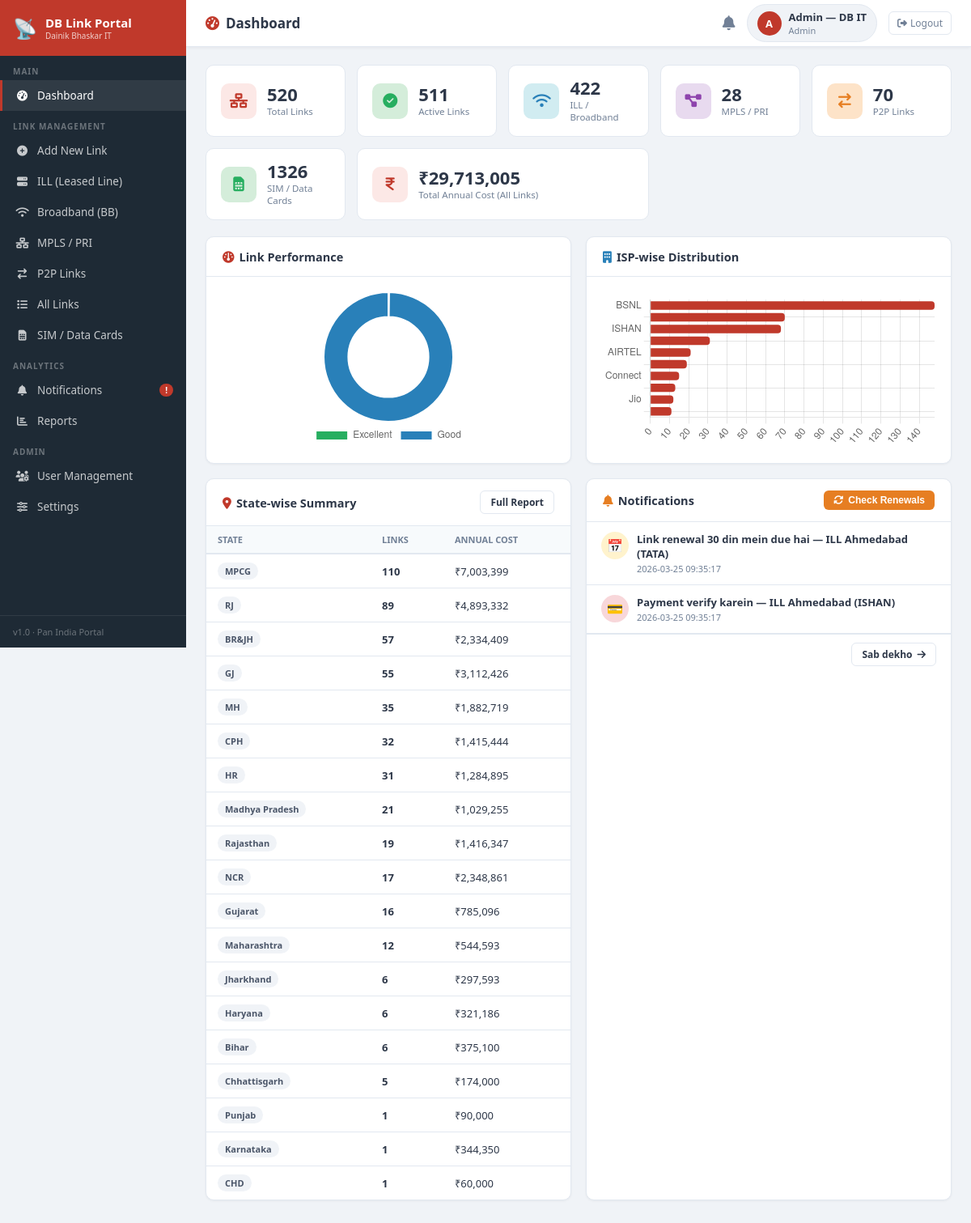
The app's page /dashboard (signed in) with its own data.
### tables this page shows
CREATE TABLE notifications (
    id INTEGER PRIMARY KEY AUTOINCREMENT,
    link_id INTEGER DEFAULT 0,
    message TEXT NOT NULL,
    type TEXT DEFAULT 'info',
    is_read INTEGER DEFAULT 0,
    state TEXT DEFAULT '',
    created_at TEXT DEFAULT (datetime('now','localtime'))
);

### app.py (the view)
@app.route('/dashboard')
@login_required
def dashboard():
    db = get_db()
    where, params = get_state_filter()
    aw = and_where(where)
    stats = {
        'total':  qone(db, f'SELECT COUNT(*) FROM links {where}', params),
        'active': qone(db, f'SELECT COUNT(*) FROM links {where} {aw} link_status=?', params+['Active']),
        'cost':   qone(db, f'SELECT COALESCE(SUM(yearly_cost),0) FROM links {where}', params),
        'ill':    qone(db, f'SELECT COUNT(*) FROM links {where} {aw} category=?', params+['ILL/BB']),
        'mpls':   qone(db, f'SELECT COUNT(*) FROM links {where} {aw} category=?', params+['MPLS/PRI']),
        'p2p':    qone(db, f'SELECT COUNT(*) FROM links {where} {aw} category=?', params+['P2P']),
        'sim':    qone(db, 'SELECT COUNT(*) FROM sim_cards'),
    }
    perf_data = {r['performance']: r['cnt'] for r in
                 db.execute(f'SELECT performance, COUNT(*) as cnt FROM links {where} GROUP BY performance', params).fetchall()}
    isp_rows   = rows_to_dicts(db.execute(f'SELECT isp_name, COUNT(*) as cnt FROM links {where} GROUP BY isp_name ORDER BY cnt DESC LIMIT 10', params).fetchall())
    state_rows = rows_to_dicts(db.execute('SELECT state, COUNT(*) as cnt, COALESCE(SUM(yearly_cost),0) as cost FROM links GROUP BY state ORDER BY cnt DESC').fetchall())
    nw, np = 'WHERE is_read=0', []
    if session.get('role')=='engineer' and session.get('state'):
        nw += ' AND state=?'; np.append(session['state'])
    notifs = db.execute(f'SELECT * FROM notifications {nw} ORDER BY created_at DESC LIMIT 8', np).fetchall()
    db.close()
    return render_template('dashboard.html', stats=stats, perf_data=perf_data,
                           isp_rows=isp_rows, state_rows=state_rows, notifs=notifs)

### app.py (called while the page is built)
def get_db():
    conn = sqlite3.connect(DB_PATH)
    conn.row_factory = sqlite3.Row
    return conn

def qone(conn, sql, params=()):
    row = conn.execute(sql, list(params)).fetchone()
    return row[0] if row else 0

def rows_to_dicts(rows):
    return [dict(r) for r in rows]

def and_where(w):
    return 'AND' if w else 'WHERE'

def get_state_filter():
    if session.get('role') == 'engineer' and session.get('state'):
        return 'WHERE state=?', [session['state']]
    return '', []

def login_required(f):
    @functools.wraps(f)
    def w(*a,**k):
        if 'user_id' not in session: return redirect(url_for('login'))
        return f(*a,**k)
    return w

### templates/dashboard.html (shortened to what this page needs)
{% extends 'base.html' %}
{% block page_title %}<i class="fas fa-gauge-high" style="color:var(--red);margin-right:8px"></i>Dashboard{% endblock %}
{% block content %}
<div class="stat-grid">
  <div class="stat-card">
    <div class="stat-icon" style="background:#fce8e6"><i class="fas fa-network-wired" style="color:var(--red)"></i></div>
    <div><div class="stat-val">{{ stats.total }}</div><div class="stat-lbl">Total Links</div></div>
  </div>
  <div class="stat-card">
    <div class="stat-icon" style="background:#d4edda"><i class="fas fa-circle-check" style="color:var(--green)"></i></div>
    <div><div class="stat-val">{{ stats.active }}</div><div class="stat-lbl">Active Links</div></div>
  </div>
  <div class="stat-card">
    <div class="stat-icon" style="background:#d1ecf1"><i class="fas fa-wifi" style="color:var(--blue)"></i></div>
    <div><div class="stat-val">{{ stats.ill }}</div><div class="stat-lbl">ILL / Broadband</div></div>
  </div>
  <div class="stat-card">
    <div class="stat-icon" style="background:#e8daef"><i class="fas fa-project-diagram" style="color:var(--purple)"></i></div>
    <div><div class="stat-val">{{ stats.mpls }}</div><div class="stat-lbl">MPLS / PRI</div></div>
  </div>
  <div class="stat-card">
    <div class="stat-icon" style="background:#fde3c8"><i class="fas fa-arrow-right-arrow-left" style="color:var(--orange)"></i></div>
    <div><div class="stat-val">{{ stats.p2p }}</div><div class="stat-lbl">P2P Links</div></div>
  </div>
  <div class="stat-card">
    <div class="stat-icon" style="background:#d4edda"><i class="fas fa-sim-card" style="color:var(--green)"></i></div>
    <div><div class="stat-val">{{ stats.sim }}</div><div class="stat-lbl">SIM / Data Cards</div></div>
  </div>
  <div class="stat-card" style="grid-column:span 2">
    <div class="stat-icon" style="background:#fce8e6"><i class="fas fa-indian-rupee-sign" style="color:var(--red)"></i></div>
    <div><div class="stat-val">₹{{ "{:,.0f}".format(stats.cost) }}</div><div class="stat-lbl">Total Annual Cost (All Links)</div></div>
  </div>
</div>
<div class="g2 mb">
  <div class="card">
    <div class="card-header"><span><i class="fas fa-gauge" style="color:var(--red);margin-right:6px"></i>Link Performance</span></div>
    <div class="card-body" style="height:230px;display:flex;align-items:center;justify-content:center">
      <canvas id="perfChart"></canvas>
    </div>
  </div>
  <div class="card">
    <div class="card-header"><span><i class="fas fa-building" style="color:var(--blue);margin-right:6px"></i>ISP-wise Distribution</span></div>
    <div class="card-body" style="height:230px">
      <canvas id="ispChart"></canvas>
    </div>
  </div>
</div>
<div class="g2 mb">
  <div class="card">
    <div class="card-header">
      <span><i class="fas fa-map-marker-alt" style="color:var(--red);margin-right:6px"></i>State-wise Summary</span>
      <a href="/reports" class="btn btn-outline btn-sm">Full Report</a>
    </div>
    <div class="card-body-p0">
      <table class="tbl">
        <thead><tr><th>State</th><th>Links</th><th>Annual Cost</th></tr></thead>
        <tbody>
        {% for r in state_rows %}
        <tr>
          <td><span class="badge b-gray">{{ r.state }}</span></td>
          <td><b>{{ r.cnt }}</b></td>
          <td>₹{{ "{:,.0f}".format(r.cost) }}</td>
        </tr>
        {% endfor %}
        </tbody>
      </table>
    </div>
  </div>
  <div class="card">
    <div class="card-header">
      <span><i class="fas fa-bell" style="color:var(--orange);margin-right:6px"></i>Notifications</span>
      {% if session.get('role')=='admin' %}
      <button class="btn btn-orange btn-sm" onclick="checkRenewals(this)">
        <i class="fas fa-rotate"></i> Check Renewals
      </button>
      {% endif %}
    </div>
    {% if notifs %}
    <div>
      {% for n in notifs %}
      <div style="padding:12px 18px;border-bottom:1px solid var(--border);display:flex;gap:10px;align-items:flex-start">
        <div style="width:34px;height:34px;border-radius:50%;flex-shrink:0;display:flex;align-items:center;justify-content:center;font-size:16px;background:{{ '#fff3cd' if n['type']=='renewal' else '#f8d7da' }}">
          {{ '📅' if n['type']=='renewal' else '💳' }}
        </div>
        <div>
          <div style="font-size:13px;font-weight:600">{{ n['message'] }}</div>
          <div style="font-size:11px;color:var(--muted);margin-top:2px">{{ n['created_at'] }}</div>
        </div>
      </div>
      {% endfor %}
    </div>
    {% else %}
    <div style="padding:40px;text-align:center;color:var(--muted)">
      <i class="fas fa-check-circle" style="font-size:32px;color:var(--green);display:block;margin-bottom:8px"></i>
      Koi pending notification nahi
    </div>
    {% endif %}
    <div style="padding:10px 18px;border-top:1px solid var(--border);text-align:right">
      <a href="/notifications" class="btn btn-outline btn-sm">Sab dekho <i class="fas fa-arrow-right"></i></a>
    </div>
  </div>
</div>
<script>
const perfData = {{ perf_data|tojson }};
const ispRows  = {{ isp_rows|tojson }};
// Performance donut
const perfLabels = Object.keys(perfData);
const perfVals   = Object.values(perfData);
const perfColor  = {Excellent:'#27ae60',Good:'#2980b9',Poor:'#e67e22',Bad:'#e74c3c'};
if(document.getElementById('perfChart')){
  new Chart(document.getElementById('perfChart'),{
    type:'doughnut',
    data:{
      labels: perfLabels.length ? perfLabels : ['No data'],
      datasets:[{data: perfVals.length ? perfVals : [1],
        backgroundColor: perfLabels.map(l=>perfColor[l]||'#95a5a6'),
        borderWidth:2,borderColor:'#fff'}]
    },
    options:{plugins:{legend:{position:'bottom',labels:{font:{size:12}}}},cutout:'62%',maintainAspectRatio:false}
  });
}
// ISP bar
if(document.getElementById('ispChart')){
  new Chart(document.getElementById('ispChart'),{
    type:'bar',
    data:{
      labels: ispRows.map(r=>r.isp_name),
      datasets:[{label:'Links',data:ispRows.map(r=>r.cnt),backgroundColor:'#c0392b',borderRadius:4}]
    },
    options:{
      indexAxis:'y',plugins:{legend:{display:false}},
      scales:{x:{beginAtZero:true,ticks:{stepSize:1}}},
      maintainAspectRatio:false
    }
  });
}
function checkRenewals(btn){
  btn.disabled=true; btn.innerHTML='<i class="fas fa-spinner fa-spin"></i> Checking...';
  fetch('/api/check-renewals',{method:'POST'})
    .then(r=>r.json())
    .then(d=>{alert(d.message); location.reload();})
    .catch(()=>{btn.disabled=false; btn.innerHTML='<i class="fas fa-rotate"></i> Check Renewals';});
}
</script>
{% endblock %}

### templates/base.html (style rules this page uses)
:root { --red:#c0392b;--red2:#96281b;--dark:#1e2a35;--dark2:#2c3e50; --bg:#f0f3f7;--card:#fff;--border:#e2e8f0; --green:#27ae60;--orange:#e67e22;--blue:#2980b9;--purple:#8e44ad; --text:#2d3748;--muted:#718096; }
* { margin:0;padding:0;box-sizing:border-box }
body { font-family:'Segoe UI',Tahoma,sans-serif;background:var(--bg);color:var(--text);display:flex;min-height:100vh }
.card { background:var(--card);border-radius:10px;border:1px solid var(--border);box-shadow:0 1px 3px rgba(0,0,0,.05) }
.card-header { padding:14px 20px;border-bottom:1px solid var(--border);font-size:14.5px;font-weight:600;display:flex;align-items:center;justify-content:space-between;gap:10px }
.card-body { padding:18px 20px }
.card-body-p0 { padding:0 }
.stat-grid { display:grid;grid-template-columns:repeat(auto-fit,minmax(160px,1fr));gap:14px;margin-bottom:20px }
.stat-card { background:var(--card);border-radius:10px;padding:16px 18px;border:1px solid var(--border);display:flex;align-items:center;gap:13px }
.stat-icon { width:44px;height:44px;border-radius:10px;display:flex;align-items:center;justify-content:center;font-size:18px;flex-shrink:0 }
.stat-val { font-size:22px;font-weight:800;color:var(--text);line-height:1 }
.stat-lbl { font-size:11.5px;color:var(--muted);margin-top:3px }
table.tbl { width:100%;border-collapse:collapse;font-size:13px }
table.tbl th { background:#f7fafc;padding:9px 14px;text-align:left;font-size:11px;font-weight:700;text-transform:uppercase;color:var(--muted);border-bottom:2px solid var(--border);white-space:nowrap }
table.tbl td { padding:10px 14px;border-bottom:1px solid var(--border);vertical-align:middle }
table.tbl tr:last-child td { border-bottom:none }
.badge { display:inline-flex;align-items:center;gap:3px;padding:3px 9px;border-radius:20px;font-size:11px;font-weight:700;white-space:nowrap }
.b-gray { background:#f0f3f7;color:#4a5568 }
.btn { display:inline-flex;align-items:center;gap:6px;padding:8px 16px;border-radius:7px;border:none;cursor:pointer;font-size:13px;font-weight:600;text-decoration:none;transition:all .18s;white-space:nowrap }
.btn-orange { background:var(--orange);color:#fff }
.btn-outline { background:none;border:1px solid var(--border);color:var(--text) }
.btn-sm { padding:5px 12px;font-size:12px;border-radius:6px }
.g2 { display:grid;grid-template-columns:1fr 1fr;gap:18px }
.mb { margin-bottom:18px }

### records on screen
notifications: type "📅", message "Link renewal 30 din mein due hai — ILL Ahmedabad (TATA)", created_at "2026-03-25 09:35:17"
notifications: type "💳", message "Payment verify karein — ILL Ahmedabad (ISHAN)", created_at "2026-03-25 09:35:17"

### other values on screen
{{ (session.get('full_name') or session.get('username','U'))[0].upper() }} "A"
{{ session.get('full_name') or session.get('username') }} "Admin — DB IT"
{{ session.get('role','').title() }} "Admin"
{{ stats.total }} "520"
{{ stats.active }} "511"
{{ stats.ill }} "422"
{{ stats.mpls }} "28"
{{ stats.p2p }} "70"
{{ stats.sim }} "1326"
{{ "{:,.0f}".format(stats.cost) }} "29,713,005"
{{ r.state }} "MPCG" "RJ" "BR&JH" "GJ" "MH" "CPH" "HR" "Madhya Pradesh" "Rajasthan" "NCR" "Gujarat" "Maharashtra" "Jharkhand" "Haryana" "Bihar" "Chhattisgarh" "Punjab" "Karnataka" "CHD"
{{ r.cnt }} "110" "89" "57" "55" "35" "32" "31" "21" "19" "17" "16" "12" "6" "6" "6" "5" "1" "1" "1"
{{ "{:,.0f}".format(r.cost) }} "7,003,399" "4,893,332" "2,334,409" "3,112,426" "1,882,719" "1,415,444" "1,284,895" "1,029,255" "1,416,347" "2,348,861" "785,096" "544,593" "297,593" "321,186" "375,100" "174,000" "90,000" "344,350" "60,000"
chart data {{ perf_data|tojson }} {"Excellent": 1, "Good": 519}
